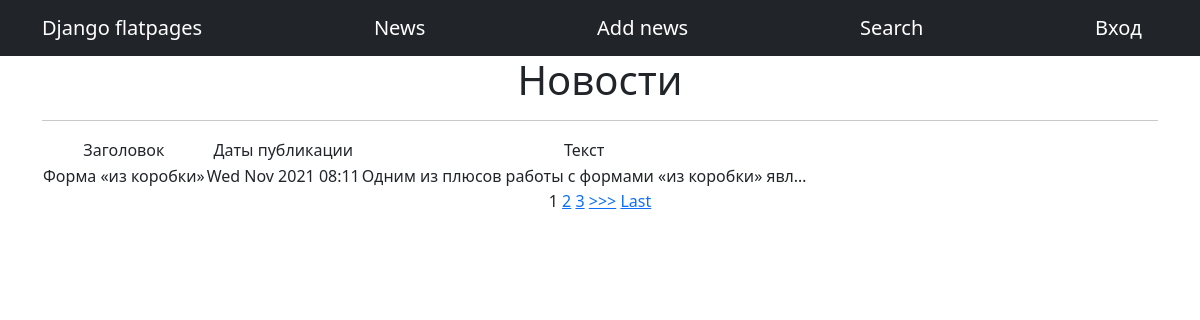
The page / on the database its author committed.
### NewsPortal/models.py (models this page shows, shortened)
class Post(models.Model):
    article = 'a'
    news = 'n'
    POST_TYPE = [
        (article, "Статья"),
        (news, "Новость")
    ]
    author = models.ForeignKey(Author, on_delete = models.CASCADE)
    post_type = models.CharField(max_length = 1, choices = POST_TYPE, default = article)
    created = models.DateTimeField(auto_now_add = True)
    cats = models.ManyToManyField(Category, through = 'PostCategory')
    title = models.CharField(max_length = 256)
    text = models.TextField()
    rating = models.IntegerField(default = 0)

### NewsPortal/views.py (the view)
# urls.py: path('', PostList.as_view()),
class PostList(ListView):
    model = Post
    template_name = 'news.html'
    context_object_name = 'news'
    queryset = Post.objects.order_by('-created')
    paginate_by = 1

### NewsPortal/templatetags/custom_filters.py (called while the page is built)
@register.filter(name='censor')
def censor(value):
    for st in censors:
        value = value.replace(st, str(len(st)*'*'))
    return value

### templates/news.html (shortened to what this page needs)
{% extends 'flatpages/default.html' %}
{% load custom_filters %}
{% block content %}
    <h1>Новости</h1>
    <hr>
    {% if news %}
        <table>
            <tr>
                <td>
                    Заголовок
                </td>
                <td>
                    Даты публикации
                </td>
                <td>
                    Текст
                </td>
            </tr>
        {% for new in news %}
            <tr>
                <td>
                    {{ new.title|censor }}
                <td>
                    {{ new.created| date:'D M Y H:m' }}
                </td>
                <td>
                    {{ new.text|truncatechars:50 |censor }}
                </td>
            </tr>
        {% endfor %}
        </table>
        {% if is_paginated %}
        {% for num in page_obj.paginator.page_range %}
            {% if page_obj.number == num %}
                <a>{{ num }}</a>
            {% elif num > page_obj.number|add:'-3' and num < page_obj.number|add:'3' %}
                <a href="?page={{ num }}">{{ num }}</a>
            {% endif %}
        {% endfor %}
       {% if page_obj.has_next %}
            <a href="?page={{ page_obj.next_page_number }}">>>></a>
            <a href="?page={{ page_obj.paginator.num_pages }}">Last</a>
        {% endif %}
    {% endif %}
    {% else %}
        <h2>Новостей нет!</h2>
    {% endif %}
{% endblock content %}

### rows shown on the page
Post: title|censor "Форма «из коробки»", created "Wed Nov 2021 08:11", text|censor "Одним из плюсов работы с формами «из коробки» явл…"

### other values the page prints
{{ num }} "1"
{{ num }} "2" "3"
